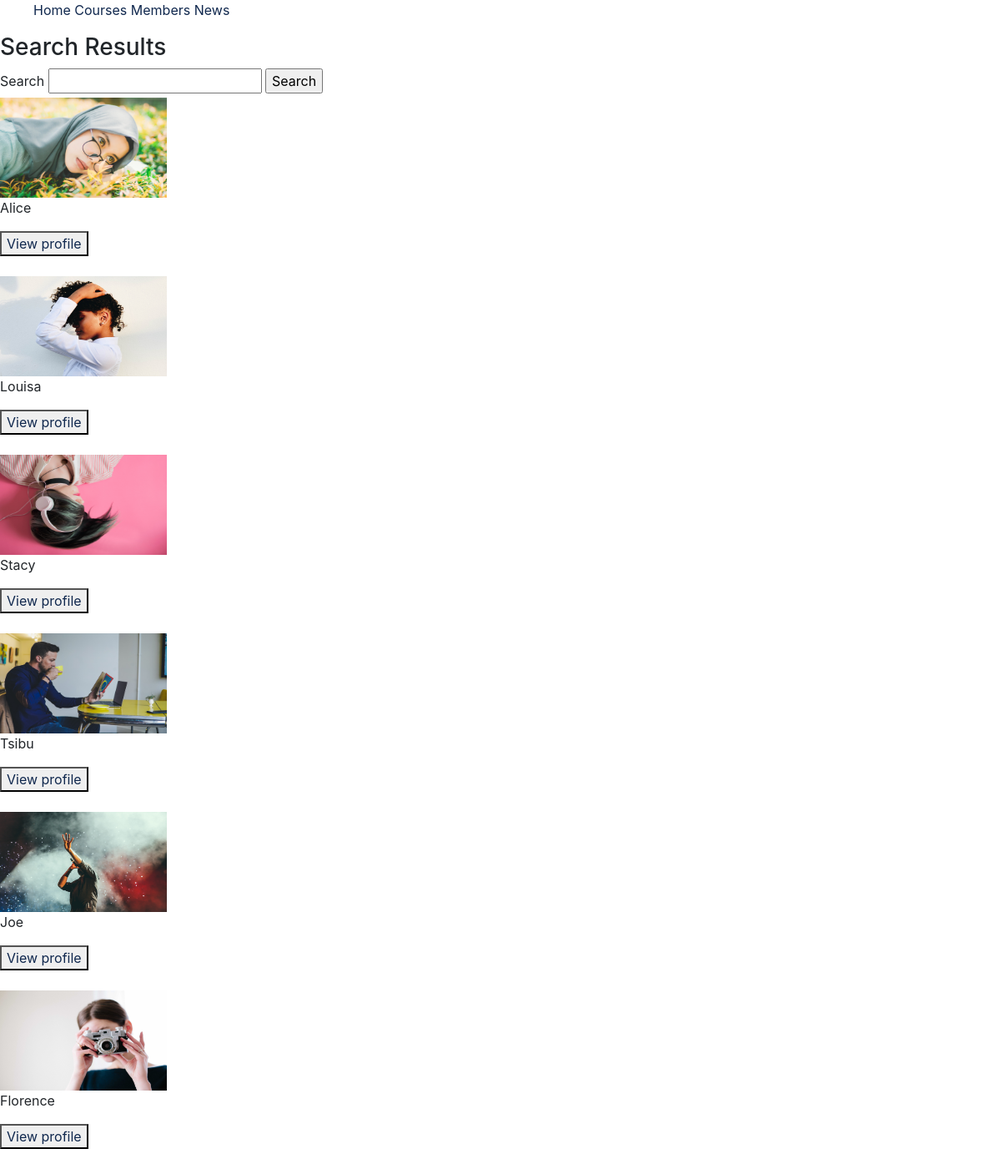
The app's page /members/search with its own data.
### members/models.py (models this page shows, shortened)
class Member(models.Model):
    name= models.CharField(max_length=200)
    photo= models.ImageField(upload_to='photos/%Y/%m/%d/', blank=True)
    description = models.CharField(blank=True, max_length=200)
    email= models.EmailField(blank=True)
    phone= models.CharField(max_length=20, blank=True)
    is_current=models.BooleanField(default=False)

### members/views.py (the view)
# urls.py: path('search', views.search, name='search'),
def search(request):
    all_members = Member.objects.all()
    if 'search' in request.GET:
        searchterm = request.GET['search']
        if searchterm:
            all_members = all_members.filter(name__icontains=searchterm)
        else:
            return HttpResponse('please enter a name to search')
    context= {
        'all_members':all_members
    }
    return render(request, 'members/members_results.html', context)

### templates/members/members_results.html
{% extends 'base.html' %}
{% block content %}
    <h3>Search Results </h3>
    <form action="{% url 'search_member' %}">
    <label for="search">Search</label>
    <input type="text" name="search" id="search">
    <input type="submit" value="Search" value="{{ values.search }}" placeholder= "{{values.search}}">
</form>
    {% if all_members %}
        {% for member in all_members%}
            {% if member.photo %}
                <a href="{% url 'member' member.id %}"><img src="{{ member.photo.url }}" alt="Member Photo" width="200" height="120"></a>
            {% else %}
                <p>No photograph to show</p>
            {% endif %}
            <p>{{member.name}}</p>
            <button><a href="{% url 'member' member.id %}">View profile</a></button><br><br>
        {% endfor %}
    {% endif %}
{% endblock %}

### static/css/styles.css (style rules this page uses)
body { background: none; }

### records on screen
Member: photo (picture), name "Alice"
Member: photo (picture), name "Louisa"
Member: photo (picture), name "Stacy"
Member: photo (picture), name "Tsibu"
Member: photo (picture), name "Joe"
Member: photo (picture), name "Florence"
